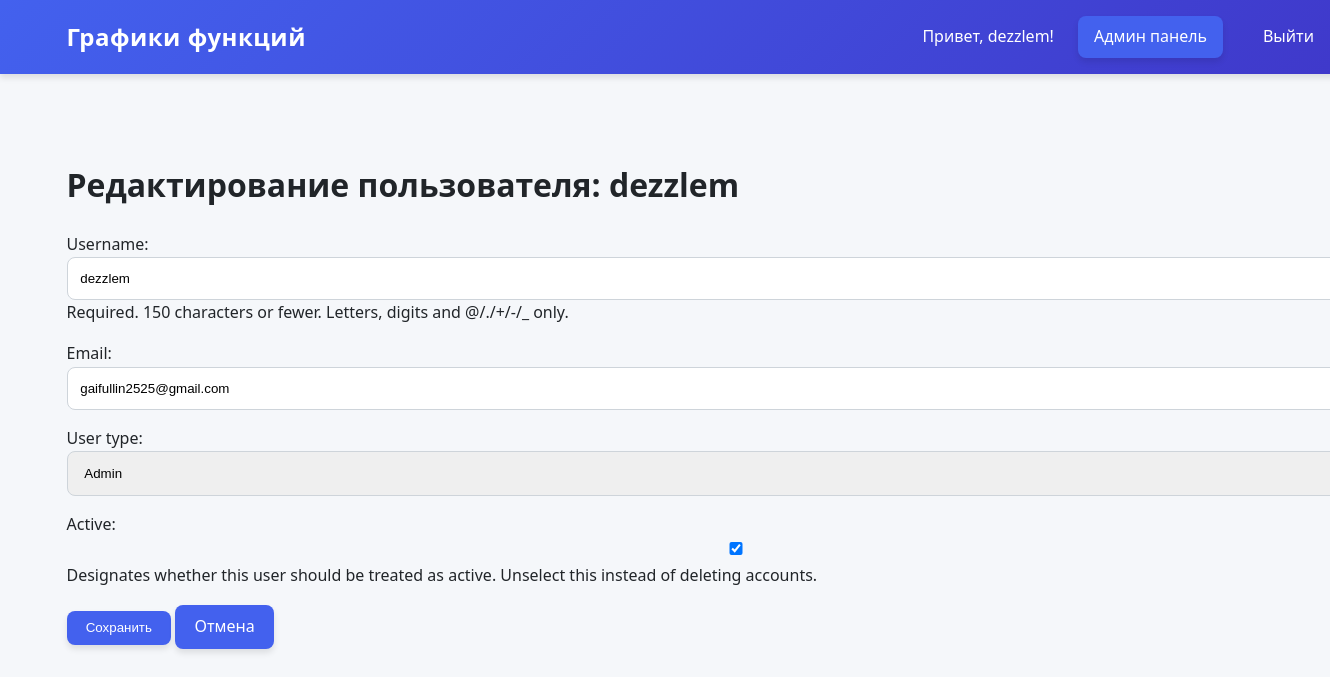
/admin-panel/users/1/edit/ (signed in), run on the app's committed database.
### graphs/models.py (models this page shows, shortened)
class CustomUser(AbstractUser):
    USER_TYPE_CHOICES = (
        ('admin', 'Admin'),
        ('registered', 'Registered'),
        ('guest', 'Guest'),
    )
    user_type = models.CharField(
        max_length=20,
        choices=USER_TYPE_CHOICES,
        default='registered'  # Установите registered по умолчанию
    )
    email = models.EmailField(unique=True)

### graphs/views.py (the view)
# urls.py: path('admin-panel/users/<int:pk>/edit/', views.edit_user, name='edit_user'),
@login_required
@user_passes_test(is_admin)
def edit_user(request, pk):
    user = get_object_or_404(CustomUser, pk=pk)
    if request.method == 'POST':
        form = AdminUserEditForm(request.POST, instance=user)
        if form.is_valid():
            form.save()
            messages.success(request, 'Пользователь успешно обновлен')
            return redirect('user_detail', pk=user.pk)
    else:
        form = AdminUserEditForm(instance=user)
    return render(request, 'graphs/edit_user.html', {'form': form, 'user': user})

### graphs/forms.py
class AdminUserEditForm(forms.ModelForm):
    class Meta:
        model = CustomUser
        fields = ['username', 'email', 'user_type', 'is_active']
        widgets = {
            'user_type': forms.Select(choices=CustomUser.USER_TYPE_CHOICES),
        }

### graphs/views.py (called while the page is built)
def is_admin(user):
    return user.user_type == 'admin'

### templates/graphs/edit_user.html (shortened to what this page needs)
{% extends 'graphs/base.html' %}
{% block content %}
<div class="edit-user">
    <h1>Редактирование пользователя: {{ user.username }}</h1>
    <form method="post">
        {{ form.as_p }}
        <button type="submit" class="btn">Сохранить</button>
        <a href="{% url 'user_detail' user.pk %}" class="btn">Отмена</a>
    </form>
</div>
{% endblock %}

### templates/graphs/base.html (shortened to what this page needs)
<!DOCTYPE html>
<html lang="ru">
<head>
</head>
<body>
    <nav class="navbar">
    <a href="{% url 'graph_list' %}" class="navbar-brand">Графики функций</a>
    <div class="nav-links">
        {% if user.is_authenticated %}
            <span style="color: white;">Привет, {{ user.username }}!</span>
            {% if user.user_type == 'admin' %}
                <a href="{% url 'user_list' %}" class="btn">Админ панель</a>
            {% endif %}
            <a href="{% url 'logout' %}">Выйти</a>
        {% else %}
            <div class="auth-links">
                <a href="{% url 'login' %}">Вход</a>
                <a href="{% url 'register' %}">Регистрация</a>
            </div>
        {% endif %}
    </div>
</nav>
    <main>
        {% block content %}{% endblock %}
    </main>
</body>
</html>

### templates/graphs/base.html (style rules this page uses)
:root { --primary-color: #4361ee; --primary-hover: #3a56d4; --secondary-color: #3f37c9; --danger-color: #f72585; --danger-hover: #e5177b; --success-color: #4cc9f0; --light-color: #f8f9fa; --dark-color: #212529; --gray-color: #6c757d; --border-radius: 8px; --box-shadow: 0 4px 6px rgba(0, 0, 0, 0.1); --transition: all 0.3s ease; }
body { font-family: 'Segoe UI', Tahoma, Geneva, Verdana, sans-serif; line-height: 1.6; color: var(--dark-color); background-color: #f5f7fa; margin: 0; padding: 0; }
.navbar { background: linear-gradient(135deg, var(--primary-color), var(--secondary-color)); padding: 1rem 2rem; display: flex; justify-content: space-between; align-items: center; box-shadow: var(--box-shadow); position: sticky; top: 0; z-index: 1000; }
.navbar-brand { color: white; font-size: 1.5rem; font-weight: 700; text-decoration: none; letter-spacing: 0.5px; }
.nav-links { display: flex; gap: 1.5rem; align-items: center; }
.nav-links a, .auth-links a { color: white; text-decoration: none; padding: 0.5rem 1rem; border-radius: var(--border-radius); transition: var(--transition); font-weight: 500; }
.btn { display: inline-block; padding: 0.6rem 1.2rem; background-color: var(--primary-color); color: white; text-decoration: none; border-radius: var(--border-radius); border: none; cursor: pointer; font-weight: 500; transition: var(--transition); box-shadow: var(--box-shadow); }
main { max-width: 1200px; margin: 2rem auto; padding: 0 1.5rem; }
input, select, textarea { width: 100%; padding: 0.8rem; border: 1px solid #ced4da; border-radius: var(--border-radius); transition: var(--transition); }
body { min-height: 100vh; display: flex; flex-direction: column; }
main { flex: 1; max-width: none; width: 100%; padding: 2rem 5%; }
.navbar { padding: 1rem 5%; width: 95vw; }

### data on the page
CustomUser: username "dezzlem", email "gaifullin2525@gmail.com", user_type "Admin", is_active "☑"
